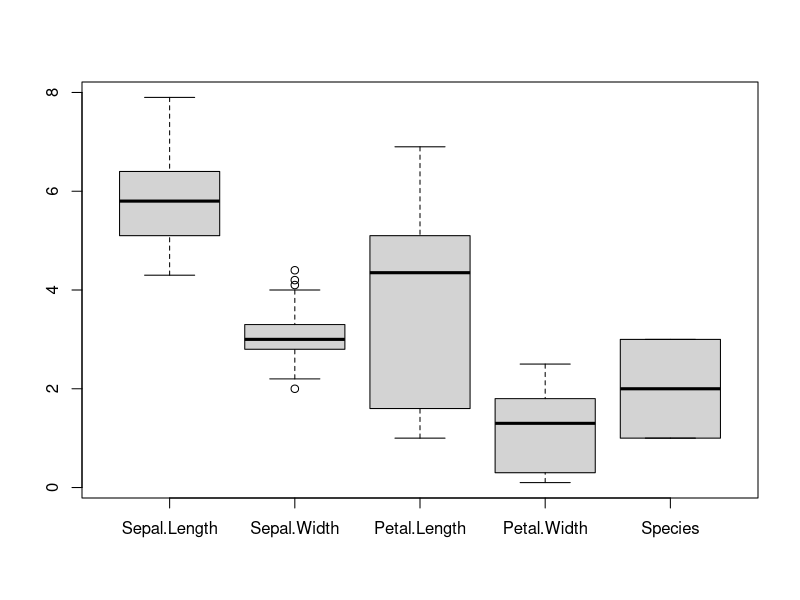
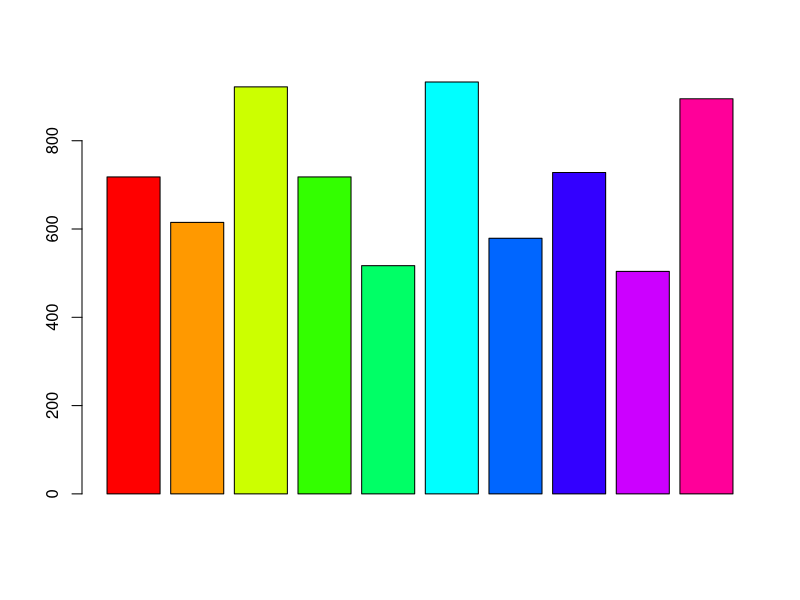

These figures' R source, in order:
## ---- chunk 1
data(iris)
head(iris)
png("/images/box1.png")
boxplot(iris)
## ---- chunk 2
v1 <- sample(500:1000, 10, replace=TRUE)
png("/images/bar1.png")
barplot(v1, col=rainbow(10))
dev.off()
